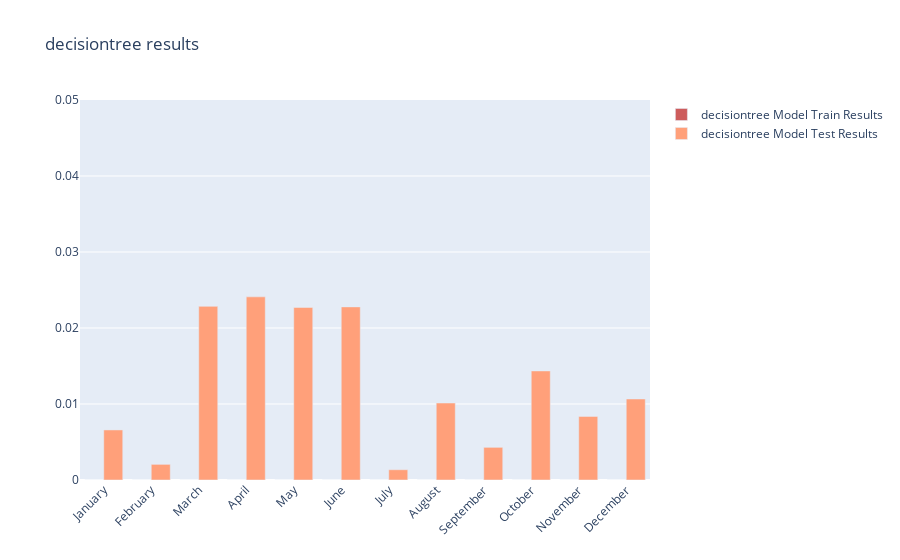

Write notebook code for a chart like this one.
### Code cell
plot_resulst(train_errors,test_errors,"decisiontree")

### Figure 1 — Plotly figure (JSON) as saved in the notebook; plotly's stock layout.template omitted (floating-point values rounded to 4 significant figures)
{"data": [{"marker": {"color": "indianred"}, "name": "decisiontree Model Train Results", "type": "bar", "x": ["January", "February", "March", "April", "May", "June", "July", "August", "September", "October", "November", "December"], "y": [0, 0, 0, 0, 0, 0, 0, 0, 0, 0, 0, 0]}, {"marker": {"color": "lightsalmon"}, "name": "decisiontree Model Test Results", "type": "bar", "x": ["January", "February", "March", "April", "May", "June", "July", "August", "September", "October", "November", "December"], "y": [0.006585, 0.002059, 0.02285, 0.0241, 0.02271, 0.02278, 0.001353, 0.01013, 0.004297, 0.01435, 0.008369, 0.01066]}], "layout": {"barmode": "group", "title": {"text": "decisiontree results"}, "xaxis": {"tickangle": -45}, "yaxis": {"range": [0, 0.05]}}}
